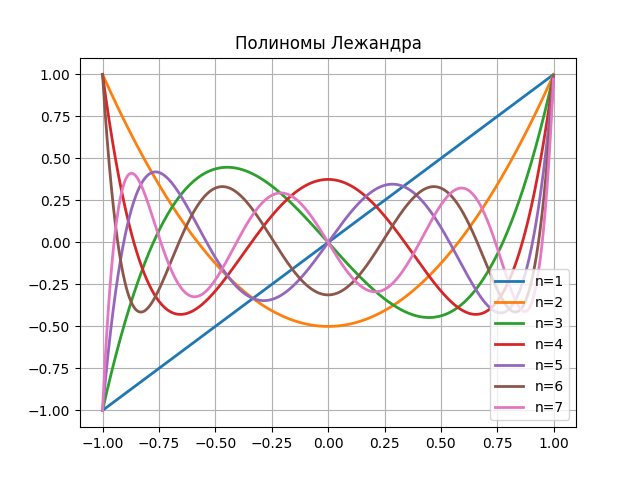

This figure's Python source:
import matplotlib.pyplot as plt
import numpy as np
import scipy.special as sp


t=np.arange(-1,1,0.001)
fig, ax = plt.subplots()

for n in range(1,8):

    form = sp.legendre(n)
    ax.plot(t, form(t), linewidth=2, label = f'n={n}')
    ax.legend()

plt.title('Полиномы Лежандра')
plt.grid()
plt.savefig("lab_10/task1.png")

